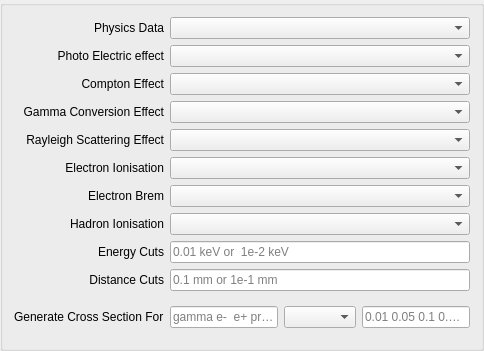
               <widget class="QGroupBox" name="groupBoxPhysics">
                <property name="title">
                 <string/>
                </property>
                <layout class="QGridLayout" name="gridLayout_11">
                 <item row="2" column="1">
                  <widget class="QComboBox" name="comboBoxPEEModels"/>
                 </item>
                 <item row="9" column="0">
                  <widget class="QLabel" name="EnergyCutlabel">
                   <property name="text">
                    <string>Energy Cuts</string>
                   </property>
                   <property name="alignment">
                    <set>Qt::AlignRight|Qt::AlignTrailing|Qt::AlignVCenter</set>
                   </property>
                  </widget>
                 </item>
                 <item row="6" column="1">
                  <widget class="QComboBox" name="comboBoxElectronIonisationModels"/>
                 </item>
                 <item row="8" column="0">
                  <widget class="QLabel" name="label_8">
                   <property name="text">
                    <string>Hadron Ionisation</string>
                   </property>
                   <property name="alignment">
                    <set>Qt::AlignRight|Qt::AlignTrailing|Qt::AlignVCenter</set>
                   </property>
                  </widget>
                 </item>
                 <item row="7" column="0">
                  <widget class="QLabel" name="label_7">
                   <property name="text">
                    <string>Electron Brem</string>
                   </property>
                   <property name="alignment">
                    <set>Qt::AlignRight|Qt::AlignTrailing|Qt::AlignVCenter</set>
                   </property>
                  </widget>
                 </item>
                 <item row="3" column="1">
                  <widget class="QComboBox" name="comboBoxComptonModels"/>
                 </item>
                 <item row="5" column="1">
                  <widget class="QComboBox" name="comboBoxRayleighScatteringModels"/>
                 </item>
                 <item row="9" column="1">
                  <widget class="QLineEdit" name="SourceLineEditEnergyCut">
                   <property name="toolTip">
                    <string>add energy threshold and unit for simulated particles</string>
                   </property>
                   <property name="text">
                    <string/>
                   </property>
                   <property name="placeholderText">
                    <string>0.01 keV or  1e-2 keV </string>
                   </property>
                  </widget>
                 </item>
                 <item row="4" column="1">
                  <widget class="QComboBox" name="comboBoxGammaConversionModels"/>
                 </item>
                 <item row="10" column="0">
                  <widget class="QLabel" name="CutDistancelabel">
                   <property name="text">
                    <string>Distance Cuts</string>
                   </property>
                   <property name="alignment">
                    <set>Qt::AlignRight|Qt::AlignTrailing|Qt::AlignVCenter</set>
                   </property>
                  </widget>
                 </item>
                 <item row="2" column="0">
                  <widget class="QLabel" name="labelPEE">
                   <property name="text">
                    <string>Photo Electric effect</string>
                   </property>
                   <property name="alignment">
                    <set>Qt::AlignRight|Qt::AlignTrailing|Qt::AlignVCenter</set>
                   </property>
                  </widget>
                 </item>
                 <item row="10" column="1">
                  <widget class="QLineEdit" name="SourceLineEditDistanceCut">
                   <property name="toolTip">
                    <string>add cut in range and unit for simulated particles</string>
                   </property>
                   <property name="text">
                    <string/>
                   </property>
                   <property name="placeholderText">
                    <string>0.1 mm or 1e-1 mm</string>
                   </property>
                  </widget>
                 </item>
                 <item row="1" column="1">
                  <widget class="QComboBox" name="SourceComboBoxPhysUsed">
                   <property name="acceptDrops">
                    <bool>false</bool>
                   </property>
                   <property name="toolTip">
                    <string>&lt;html&gt;&lt;head/&gt;&lt;body&gt;&lt;p&gt;Choose the physics to be used in simulation.&lt;/p&gt;&lt;/body&gt;&lt;/html&gt;</string>
                   </property>
                   <property name="editable">
                    <bool>false</bool>
                   </property>
                  </widget>
                 </item>
                 <item row="5" column="0">
                  <widget class="QLabel" name="label_3">
                   <property name="text">
                    <string>Rayleigh Scattering Effect</string>
                   </property>
                   <property name="alignment">
                    <set>Qt::AlignRight|Qt::AlignTrailing|Qt::AlignVCenter</set>
                   </property>
                  </widget>
                 </item>
                 <item row="8" column="1">
                  <widget class="QComboBox" name="comboBoxHadronIonisationModels"/>
                 </item>
                 <item row="3" column="0">
                  <widget class="QLabel" name="label_4">
                   <property name="text">
                    <string>Compton Effect</string>
                   </property>
                   <property name="alignment">
                    <set>Qt::AlignRight|Qt::AlignTrailing|Qt::AlignVCenter</set>
                   </property>
                  </widget>
                 </item>
                 <item row="4" column="0">
                  <widget class="QLabel" name="label_5">
                   <property name="text">
                    <string>Gamma Conversion Effect</string>
                   </property>
                   <property name="alignment">
                    <set>Qt::AlignRight|Qt::AlignTrailing|Qt::AlignVCenter</set>
                   </property>
                  </widget>
                 </item>
                 <item row="7" column="1">
                  <widget class="QComboBox" name="comboBoxElectronBremModels"/>
                 </item>
                 <item row="6" column="0">
                  <widget class="QLabel" name="label_6">
                   <property name="text">
                    <string>Electron Ionisation</string>
                   </property>
                   <property name="alignment">
                    <set>Qt::AlignRight|Qt::AlignTrailing|Qt::AlignVCenter</set>
                   </property>
                  </widget>
                 </item>
                 <item row="1" column="0">
                  <widget class="QLabel" name="Physicslabel">
                   <property name="text">
                    <string>Physics Data</string>
                   </property>
                   <property name="alignment">
                    <set>Qt::AlignRight|Qt::AlignTrailing|Qt::AlignVCenter</set>
                   </property>
                  </widget>
                 </item>
                 <item row="11" column="0">
                  <widget class="QLabel" name="label_13">
                   <property name="text">
                    <string>Generate Cross Section For</string>
                   </property>
                  </widget>
                 </item>
                 <item row="11" column="1">
                  <widget class="QFrame" name="frame_10">
                   <property name="frameShape">
                    <enum>QFrame::NoFrame</enum>
                   </property>
                   <property name="frameShadow">
                    <enum>QFrame::Raised</enum>
                   </property>
                   <layout class="QHBoxLayout" name="horizontalLayout_10">
                    <property name="leftMargin">
                     <number>0</number>
                    </property>
                    <property name="rightMargin">
                     <number>0</number>
                    </property>
                    <item>
                     <widget class="QLineEdit" name="lineEditParticleNamesForCrossSection">
                      <property name="toolTip">
                       <string>&lt;html&gt;&lt;head/&gt;&lt;body&gt;&lt;p&gt;Add particle for which we will save the generated macroscopic cross section data&lt;/p&gt;&lt;/body&gt;&lt;/html&gt;</string>
                      </property>
                      <property name="placeholderText">
                       <string>gamma e-  e+ proton</string>
                      </property>
                     </widget>
                    </item>
                    <item>
                     <widget class="QComboBox" name="comboBoxEnergyUnitsForCrossSection">
                      <property name="toolTip">
                       <string>choose unit of list of energies</string>
                      </property>
                     </widget>
                    </item>
                    <item>
                     <widget class="QLineEdit" name="lineEditEnergiesForCrossSection">
                      <property name="toolTip">
                       <string>add energies where the cross section will be calculated</string>
                      </property>
                      <property name="placeholderText">
                       <string>0.01 0.05 0.1 0.3 0.5 1</string>
                      </property>
                     </widget>
                    </item>
                   </layout>
                  </widget>
                 </item>
                </layout>
               </widget>
